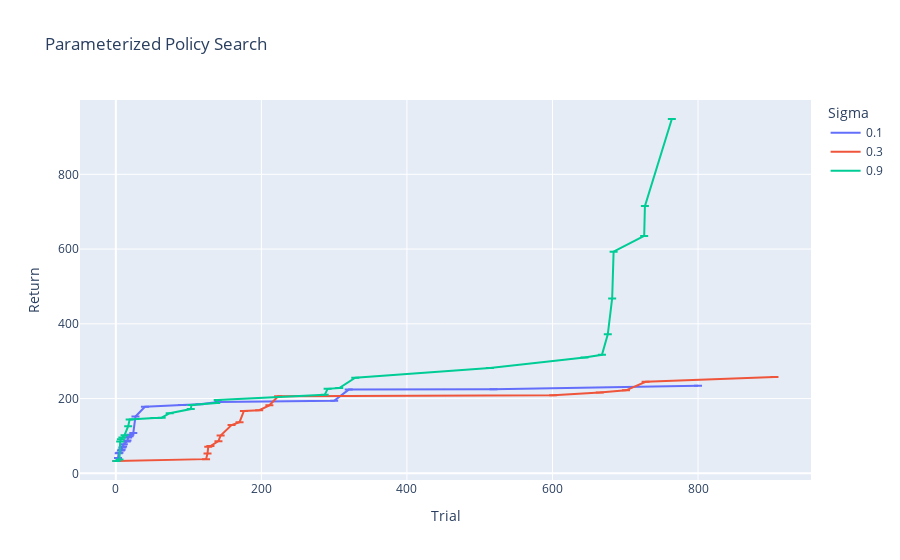

The notebook cell saved with this chart:
### Code cell
fig = px.line(avg_df, x="Trial", y="Return", color="Sigma", error_y=std_err, title=f"Parameterized Policy Search")
fig.show()

### Figure 1 — Plotly figure (JSON) as saved in the notebook; plotly's stock layout.template omitted (floating-point values rounded to 4 significant figures)
{"data": [{"error_y": {"array": [null, null, null, null, null, null, null, null, null, null, null, null, null, null, null, null, null, null, null, null, null, null, null, null]}, "hovertemplate": "Sigma=0.1<br>Trial=%{x}<br>Return=%{y}<extra></extra>", "legendgroup": "0.1", "line": {"color": "#636efa", "dash": "solid"}, "marker": {"symbol": "circle"}, "mode": "lines", "name": "0.1", "orientation": "v", "showlegend": true, "type": "scatter", "x": [1, 3, 4, 5, 7, 8, 9, 10, 11, 15, 16, 17, 19, 20, 24, 27, 40, 91, 115, 141, 300, 320, 519, 800], "xaxis": "x", "y": [33, 41, 54, 55, 61, 63, 69, 72, 78, 85, 88, 96, 99, 103, 108, 152, 178, 183, 185, 191, 194, 224, 225, 234], "yaxis": "y"}, {"error_y": {"array": [null, null, null, null, null, null, null, null, null, null, null, null, null, null, null, null, null, null]}, "hovertemplate": "Sigma=0.3<br>Trial=%{x}<br>Return=%{y}<extra></extra>", "legendgroup": "0.3", "line": {"color": "#EF553B", "dash": "solid"}, "marker": {"symbol": "circle"}, "mode": "lines", "name": "0.3", "orientation": "v", "showlegend": true, "type": "scatter", "x": [1, 124, 126, 127, 130, 141, 144, 159, 170, 176, 197, 211, 223, 601, 665, 701, 728, 905], "xaxis": "x", "y": [33, 38, 53, 71, 73, 86, 101, 129, 137, 167, 169, 182, 206, 209, 216, 222, 245, 258], "yaxis": "y"}, {"error_y": {"array": [null, null, null, null, null, null, null, null, null, null, null, null, null, null, null, null, null, null, null, null, null, null, null, null, null, null, null, null]}, "hovertemplate": "Sigma=0.9<br>Trial=%{x}<br>Return=%{y}<extra></extra>", "legendgroup": "0.9", "line": {"color": "#00cc96", "dash": "solid"}, "marker": {"symbol": "circle"}, "mode": "lines", "name": "0.9", "orientation": "v", "showlegend": true, "type": "scatter", "x": [1, 5, 6, 7, 9, 12, 17, 19, 53, 63, 74, 103, 104, 138, 140, 287, 291, 307, 329, 514, 644, 668, 676, 682, 684, 726, 727, 764], "xaxis": "x", "y": [33, 37, 85, 91, 96, 102, 126, 144, 148, 149, 161, 172, 183, 188, 196, 210, 226, 228, 256, 282, 310, 317, 372, 468, 593, 635, 715, 948], "yaxis": "y"}], "layout": {"legend": {"title": {"text": "Sigma"}, "tracegroupgap": 0}, "title": {"text": "Parameterized Policy Search"}, "xaxis": {"anchor": "y", "domain": [0, 1], "title": {"text": "Trial"}}, "yaxis": {"anchor": "x", "domain": [0, 1], "title": {"text": "Return"}}}}
